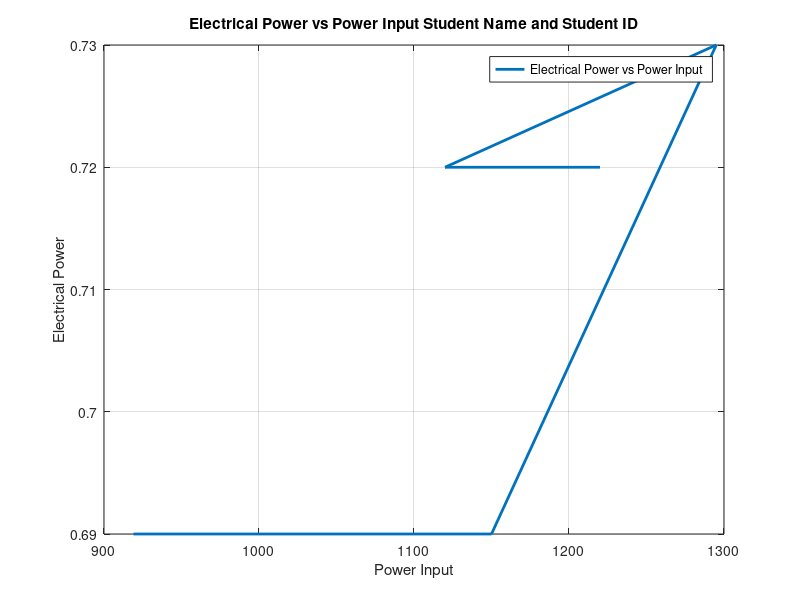

MATLAB code for this plot:
% Thermodynmaics Lab 
% Student Name
% Student ID
% Lab 05: To Analyse the compressor performance relative to with Electrical Power

% Graphs
% Draw a Graph between the Power Input and Electrical Power
% Given Data
Power_Input = [919, 1150, 1295, 1120, 1220];
Electrical_Power = [0.69, 0.69, 0.73, 0.72, 0.72];

% Plotting 
plot(Power_Input, Electrical_Power, 'Linewidth', 2);

% Cutomization
xlabel ('Power Input');
ylabel ('Electrical Power');
title ('Electrical Power vs Power Input Student Name and Student ID')
legend ('Electrical Power vs Power Input');
grid on;
